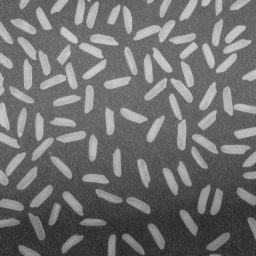
#> input picture LAB_04/rice.png, 256 x 256 px
$ jupyter execute 04_thresholding_hw.ipynb
#> lines starting #> are read from the running program, lines starting #| are printed output that depends on the picture; after the words box and inside, x2 and y2 are one past the last pixel; in counts of white or black regions, pixels touching at a corner belong together
# Binaryzacja

### Zadanie domowe - binaryzacja adaptacyjna w oknach z interpolacją.

Pokazana w ramach podstawowej części ćwiczenia binaryzacja adaptacyjna działa dobrze, ale jest dość złożona obliczeniowo (choć oczywiście należy mieć świadomość, że implementację można zoptymalizować i wyeliminować pewne powtarzające się obliczenia).
Zbliżone rozwiązanie można również realizować w nieco innym wariancie - w oknach.
Ogólna idea jest następująca: wejściowy obraz dzielimy na nienachodzące (rozłączne) okna - wygodnie jest założyć, że są one kwadratowe i o rozmiarze będącym potęgą liczby 2.
W każdym z okien obliczamy próg - niech to będzie średnia i stosujemy do binaryzacji lokalnej.
Jak nietrudno się domyślić efekt nie będzie dobry, gdyż na granicach okien wystąpią artefakty.
Aby je wyeliminować należy zastosować interpolację, co zostanie szczegółowo opisane poniżej.
Warto zaznaczyć, że podobny mechanizm interpolacji stosowany jest w poznanym wcześniej algorytmie CLAHE.
Zainteresowane osoby odsyłam do artykułu na [Wikipedii](https://en.wikipedia.org/wiki/Adaptive_histogram_equalization) oraz do artykułu o metodzie CLAHE - Zuiderveld, Karel. “Contrast Limited Adaptive Histograph Equalization.” Graphic Gems IV. San Diego: Academic Press Professional, 1994. 474–485.

Na początek zaimplementujemy wariant metody bez interpolacji:
1. Wczytaj obraz _rice.png_.
2. W dwóch pętlach `for`, dla okien o ustalonym wymiarze $W$ (potęga 2), oblicz średnią:
- pętle powinny mieć krok $W$,
- wynik (tj. średnie) należy zapisać w pomocniczej tablicy,
- przydatny operator to `//` - dzielenie całkowitoliczbowe (*floor division*).

3. W kolejnych dwóch pętlach `for` (tym razem o kroku 1) przeprowadź binaryzację z wyznaczonymi progami.
   Tu oczywiście należy się sprytnie odwołać do wyników z tablicy pomocniczej.
   Wyświetl wyniki - czy jest on poprawny?
   Podpowiedź - błędy lepiej widać dla mniejszego rozmiaru okna (np. 16 x 16).

[cell 1]
import cv2
import numpy as np
from matplotlib import pyplot as plt

rice = cv2.imread('rice.png', cv2.IMREAD_GRAYSCALE)
#> rice is the input picture: shape (256, 256); min 40, max 204, mean 111.4
bin_okna = np.zeros_like(rice)
rice_x, rice_y = rice.shape
#> rice_x = 256; rice_y = 256

w_size = 16
local_thrs = np.zeros((rice_x // w_size, rice_y // w_size))

for j in range(0, rice_x // w_size):
    j_2 = j * w_size
    for i in range(0, rice_y // w_size):
        i_2 = i * w_size
        local_image = rice[i_2:i_2 + w_size, j_2:j_2 + w_size]
        local_thrs[i, j] = np.mean(local_image)

for j in range(rice_x):
    for i in range(rice_y):
        bin_okna[i, j] = rice[i, j] > local_thrs[i // w_size, j // w_size]
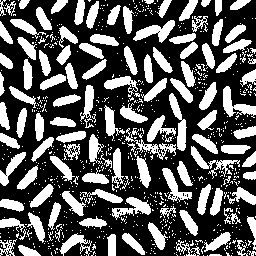
#> bin_okna: shape (256, 256); values 0 (black) and 1 (white), 35.5% white; 744 white regions (626 under 20 px), largest, box (x1, y1, x2, y2) and area: (223, 86, 256, 118) 427, (169, 93, 187, 151) 427, (133, 20, 175, 43) 425


fig, ax = plt.subplots(figsize=(5, 5))
ax.imshow(bin_okna, cmap='gray')
ax.axis('off')

4. Rozwiązaniem problemu artefaktów na obrazie jest zastosowanie interpolacji.
   Próg binaryzacji dla danego okna wyliczany jest na podstawie progów z sąsiednich okien.


   Koncepcja została przedstawiona na powyższym rysunku.
   Możliwe są 3 przypadki:
   - piksel leży w rogach obrazu (kolor czerwony) - wtedy za próg przyjmuje się wartość średniej obliczonej dla danego okna,
   - piksel leży na krawędzi obrazu (kolor zielony) - wtedy za próg przyjmuje się wartość obliczoną na podstawie średnich z dwóch sąsiednich okien,
   - piksel leży w środku (kolor fioletowy) - wtedy próg jest obliczany na podstawie 4 sąsiednich okien.

   Uwaga. Proszę zwrócić uwagę, że sprawa jest dość złożona.
   Obraz dzielimy na okna (dla nich liczymy średnią) i następnie każde z okien "wirtualnie" na cztery sub-okna (linie przerywane).
   To ułatwia znalezienie środków okien (czarne kwadraty), które są wykorzystywane w interpolacji.

5. Implementujemy interpolację.
   Potrzebujemy do tego znać progi (jeden, dwa lub cztery), ale dla przejrzystości obliczeń lepiej zawsze przyjąć cztery oraz odległości od rozważnego piksela do środka sąsiednich okien (też w ogólnym przypadku 4):
   - całość sprowadza się do określania pozycji piksela,
   - na początek rozważmy przypadek czterech narożników (kolor czerwony na rysunku) - trzeba napisać `if`, który je wyznaczy,
   - warto sprawdzić, czy nie popełniliśmy błędu i np. tymczasowo do obrazu wynikowego w tym miejscu przypisać wartość 255. Efekt powinien być taki, że widoczne będą tylko narożniki.
   - drugi przypadek do brzegi (kolor zielony) - postępujemy podobnie jak przy narożnikach, przy czym osobno wydzielamy brzegi pionowe i poziome. Tu też warto sobie obrazek "pokolorować".
   - na koniec wyznaczamy piksele w środku.
   - analizując poprawność proszę zwrócić uwagę na to, żeby nie było przerw pomiędzy obszarami.
   - mając podział możemy dla każdego z obszarów wyliczyć cztery progi ($t11, t12, t21, t22$):
        - dla narożników wartość ta będzie identyczna i wynosi po prostu `t11 =t[jT][iT]`, gdzie `iT=i//W` oraz `jT=j//W`.
          Uwaga. Proszę używać indeksów tymczasowych $jT,iT$, gdyż będą potrzebne w dalszych obliczeniach.
        - dla brzegów pionowych występują dwie wartości: okno bieżące i sąsiednie.
          Wyznaczenie współrzędnej poziomej jest proste (jak dla narożników).
          Nad współrzędną pionową trzeba się chwilę zastanowić - aby nie rozważać wielu przypadków można od bieżącej współrzędnej odjąć połowę rozmiaru okna i dopiero później wykonać dzielenie przez rozmiar okna.
          W ten sposób otrzymujemy indeks okna o mniejszej współrzędnej.
          Indeks drugiego uzyskamy dodając 1.
          Proszę się zastanowić dlaczego to działa - najlepiej to sobie rozrysować.
        - dla brzegów poziomych należy postąpić analogicznie,
        - obliczenia dla obszaru wewnątrz powinny być już oczywiste.
   - kolejny krok to wyliczenie odległości pomiędzy rozważanym pikselem, a czterema środkami.
     Przykładowo dla osi X wygląda to następująco: `dX1 = i - W/2 - iT*W` oraz `dX2 = (iT+1)*W - i-W/2`.
     Dla osi Y analogicznie.
     Ponownie proszę się zastanowić dlaczego to jest poprawne - najlepiej to sobie narysować.
   - ostatni krok to interpolacja dwuliniowa.
     Wykonamy ją w trzech krokach:
     - interpolacja w osi X dla dwóch górnych okien - sprowadza się ona do średniej ważonej pomiędzy wartościami $t11$ i $t12$, przy czym wagi to odpowiednio $dX2/W$ i $dX1/W$.
       Ponownie na podstawie rysunku proszę to przemyśleć.
     - interpolacja w osi X dla dolnych okien jest analogiczna,
     - interpolacja w osi Y również jest analogiczna, z tym, że wejściem są dwa wyniki interpolacji w poziomie.

6. "Kropka nad i" to oczywiście binaryzacja z wyznaczonym poprzez interpolację progiem - proszę dobrać rozmiar okna.
7. Na koniec proszę porównać na wspólnym rysunku poznane metody binaryzacji:
- Otsu,
- lokalna na podstawie średniej,
- lokalna Sauvoli,
- lokalna w oknach bez interpolacji,
- lokalna w oknach z interpolacją.

Proszę pod porównaniem, w osobnej sekcji *markdown*, krótko skomentować uzyskane wyniki.

[cell 2]
rice = cv2.imread('rice.png', cv2.IMREAD_GRAYSCALE)
bin_okna_inter = np.zeros_like(rice)
rice_y, rice_x = rice.shape

w_size = 16
half_w = w_size // 2

local_thrs = np.zeros((rice_x // w_size, rice_y // w_size))
thr_y, thr_x = local_thrs.shape
#> thr_y = 16; thr_x = 16

for j in range(0, rice_x // w_size):
    j_2 = j * w_size
    for i in range(0, rice_y // w_size):
        i_2 = i * w_size
        local_image = rice[i_2:i_2 + w_size, j_2:j_2 + w_size]
        local_thrs[i, j] = np.mean(local_image)

for i in range(rice_y):
    iT = i // w_size
    iT_u = iT - 1 if iT > 0 else 0
    iT_d = iT + 1 if iT < thr_y - 1 else thr_y - 1
    for j in range(rice_x):
        jT = j // w_size
        jT_l = jT - 1 if jT > 0 else 0
        jT_r = jT + 1 if jT < thr_x - 1 else thr_x - 1

        t11 = np.mean([local_thrs[iT, jT], local_thrs[iT_u, jT_l], local_thrs[iT, jT_l], local_thrs[iT_u, jT]])
        t12 = np.mean([local_thrs[iT, jT], local_thrs[iT_u, jT_r], local_thrs[iT, jT_r], local_thrs[iT_u, jT]])
        t21 = np.mean([local_thrs[iT, jT], local_thrs[iT_d, jT_l], local_thrs[iT, jT_l], local_thrs[iT_d, jT]])
        t22 = np.mean([local_thrs[iT, jT], local_thrs[iT_d, jT_r], local_thrs[iT, jT_r], local_thrs[iT_d, jT]])

        dX1 = j - (jT * w_size + half_w)
        dX2 = (jT + 1) * w_size + half_w - j
        dY1 = i - (iT * w_size + half_w)
        dY2 = (iT + 1) * w_size + half_w - i

        interpol_x1 = (t11 * dX2 + t12 * dX1) / (dX2 + dX1)
        interpol_x2 = (t21 * dX2 + t22 * dX1) / (dX2 + dX1)
        interpolated_thr = (interpol_x1 * dY2 + interpol_x2 * dY1) / (dY2 + dY1)

        bin_okna_inter[i, j] = rice[i, j] > interpolated_thr
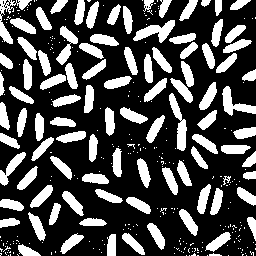
#> bin_okna_inter: shape (256, 256); values 0 (black) and 1 (white), 29.8% white; 322 white regions (227 under 20 px), largest, box (x1, y1, x2, y2) and area: (133, 20, 175, 43) 436, (169, 93, 187, 151) 434, (222, 86, 256, 116) 397

fig, ax = plt.subplots(figsize=(5, 5))
ax.imshow(bin_okna_inter, cmap='gray')
ax.axis('off')

[cell 3]
# KODY Z ZADANIA ROBIONEGO NA LABORATORIACH DO PORÓWNANIA METOD

def otsu(I):

    hist = cv2.calcHist([I], [0], None, [256], [0, 256])
#> hist = 256 values, max 1587 at index 104, min 0 at index 0, mean 256
    hist = np.squeeze(hist)
    hist = hist / sum(hist)
#> hist = 256 values, max 0.0242 at index 104, min 0 at index 0, mean 0.00391
    intensity_levels = np.arange(256)
    m_g = np.dot(intensity_levels, hist)
#> m_g = 111.4
    sigma_2_B = np.zeros(256)

    P_0 = 0
    m_k = 0

    for k in range(256):
        P_0 += hist[k]
        m_k += k * hist[k]

        if 0 < P_0 < 1:
            sigma_2_B[k] = ((m_g*P_0 - m_k)**2)/(P_0*(1-P_0))
        else:
            sigma_2_B[k] = 0
#> this loop made 256 passes
#> (P_0, m_k) on passes 1 to 3: (0, 0), (0, 0), (0, 0)
#> after the loop, P_0 = 1; m_k = 111.4; sigma_2_B = 256 values, max 1310.7 at index 131, min 0 at index 0, mean 535.8

    thr = np.argmax(sigma_2_B)
#> thr = 131

    binary_image = (I > thr).astype(np.uint8) * 255
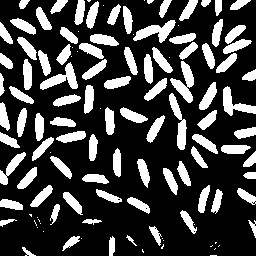
#> binary_image: shape (256, 256); 25.8% white; 121 white regions (30 under 20 px), largest, box (x1, y1, x2, y2) and area: (170, 61, 194, 103) 451, (133, 20, 176, 43) 437, (40, 62, 78, 90) 427

    return binary_image

def local_bin(image, window_size):
#> called with window_size = 16
    (X, Y) = image.shape
#> X = 256; Y = 256
    binary_image = np.zeros((X, Y), dtype=np.uint8)

    half_window = window_size // 2

    for j in range(half_window, Y-half_window):
        for i in range(half_window, X-half_window):
            local_image = image[i - half_window:i + half_window + 1, j - half_window: j + half_window + 1]
            local_thr = np.mean(local_image)
            binary_image[i, j] = 255 if image[i, j] > local_thr else 0
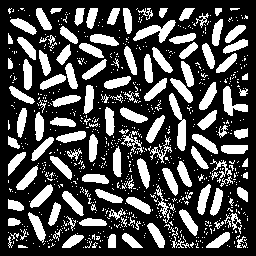
#> binary_image: shape (256, 256); 29.8% white; 780 white regions (654 under 20 px), largest, box (x1, y1, x2, y2) and area: (169, 93, 186, 151) 412, (133, 20, 176, 43) 411, (223, 86, 248, 116) 325

    return binary_image

def local_bin_SP(image, window_size, k=0.15, R=128):
#> called with window_size = 16, k = 0.15, R = 128
    (X, Y) = image.shape
#> X = 256; Y = 256
    binary_image = np.zeros((X, Y), dtype=np.uint8)

    half_window = window_size // 2

    for i in range(half_window, X - half_window):
        for j in range(half_window, Y - half_window):
            local_image = image[i - half_window:i + half_window + 1, j - half_window: j + half_window + 1]
            local_mean = np.mean(local_image)
            local_std = np.std(local_image)
            local_thr = local_mean * (1 - k * ((local_std / R) - 1)) if local_std > 0 else local_mean
            binary_image[i, j] = 255 if image[i, j] > local_thr else 0
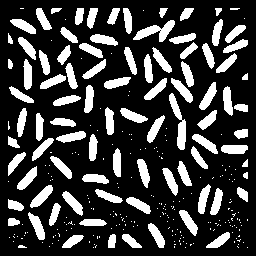
#> binary_image: shape (256, 256); 23.4% white; 282 white regions (193 under 20 px), largest, box (x1, y1, x2, y2) and area: (169, 93, 186, 150) 393, (133, 20, 175, 42) 385, (30, 185, 53, 208) 237

    return binary_image

[cell 4]
fig, ax = plt.subplots(2, 3, figsize=(15, 10))

ax[0, 0].imshow(rice, cmap='gray')
ax[0, 0].axis('off')
ax[0, 0].set_title('Obraz orginalny')

ax[0, 1].imshow(bin_okna, cmap='gray')
ax[0, 1].axis('off')
ax[0, 1].set_title('lokalna w oknach')

ax[0, 2].imshow(bin_okna_inter, cmap='gray')
ax[0, 2].axis('off')
ax[0, 2].set_title('lokalna w oknach z interpolacją')

bin_otsu = otsu(rice)
ax[1, 0].imshow(bin_otsu, cmap='gray')
ax[1, 0].axis('off')
ax[1, 0].set_title('Otsu')

bin_local = local_bin(rice, 16)
ax[1, 1].imshow(bin_local, cmap='gray')
ax[1, 1].axis('off')
ax[1, 1].set_title('Local')

bin_local_SP = local_bin_SP(rice, 16)
ax[1, 2].imshow(bin_local_SP, cmap='gray')
ax[1, 2].axis('off')
ax[1, 2].set_title('Local Sauvoli')

$ run again, with LAB_04/catalogue.png copied over LAB_04/rice.png
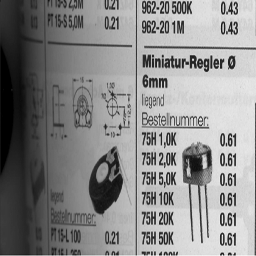
#> input picture LAB_04/catalogue.png, 256 x 256 px
#> rice is the input picture: shape (256, 256); min 0, max 251, mean 138
#> after the loop `for j in range(rice_x):`:
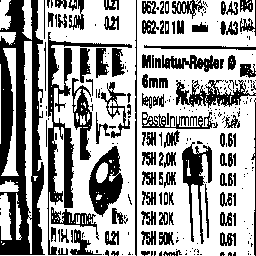
#> bin_okna: shape (256, 256); values 0 (black) and 1 (white), 63.2% white; 270 black regions (167 under 20 px), largest, box (x1, y1, x2, y2) and area: (0, 0, 45, 255) 6496, (47, 32, 132, 255) 2555, (89, 146, 123, 217) 1302
#> in otsu, `hist = cv2.calcHist([I], [0], None, [256], [0, 256])`: hist = 256 values, max 1009 at index 0, min 0 at index 243, mean 256
#> in otsu, `hist = hist / sum(hist)`: hist = 256 values, max 0.0154 at index 0, min 0 at index 243, mean 0.00391
#> m_g = 138
#> the loop in otsu, `for k in range(256):` made 256 passes
#> (P_0, m_k) on passes 1 to 3: (0.0154, 0), (0.0156, 0.000244), (0.0159, 0.000671)
#> after the loop in otsu, `for k in range(256):`: P_0 = 1; m_k = 138; sigma_2_B = 256 values, max 3771.9 at index 128, min 0 at index 251, mean 2237.4
#> thr = 128
#> after the loop in local_bin_SP, `for i in range(half_window, X - half_window):`:
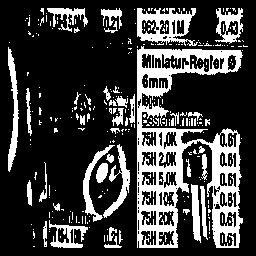
#> binary_image: shape (256, 256); 24.6% white; 310 white regions (269 under 20 px), largest, box (x1, y1, x2, y2) and area: (137, 46, 243, 248) 8244, (137, 8, 198, 46) 1129, (8, 47, 19, 172) 630

$ run again, with LAB_04/coins.png copied over LAB_04/rice.png
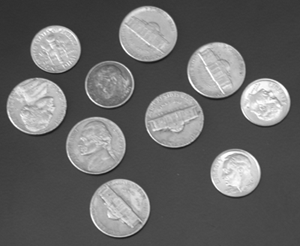
#> input picture LAB_04/coins.png, 300 x 246 px
#> rice is the input picture: shape (246, 300); min 23, max 255, mean 103
#> in otsu, `hist = cv2.calcHist([I], [0], None, [256], [0, 256])`: hist = 256 values, max 4264 at index 73, min 0 at index 0, mean 288.3
#> in otsu, `hist = hist / sum(hist)`: hist = 256 values, max 0.0578 at index 73, min 0 at index 0, mean 0.00391
#> m_g = 103
#> the loop in otsu, `for k in range(256):` made 256 passes
#> (P_0, m_k) on passes 1 to 3: (0, 0), (0, 0), (0, 0)
#> after the loop in otsu, `for k in range(256):`: P_0 = 1; m_k = 103; sigma_2_B = 256 values, max 2863.6 at index 126, min 0 at index 0, mean 1378.3
#> thr = 126
#> after the loop in local_bin, `for j in range(half_window, Y-half_window):`:
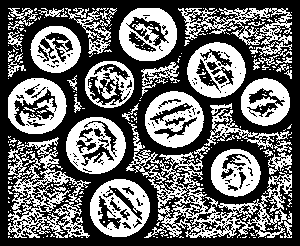
#> binary_image: shape (246, 300); 41.7% white; 257 white regions (219 under 20 px), largest, box (x1, y1, x2, y2) and area: (126, 122, 292, 238) 4259, (8, 137, 91, 238) 3118, (145, 91, 204, 148) 2036
#> after the loop in local_bin_SP, `for i in range(half_window, X - half_window):`:
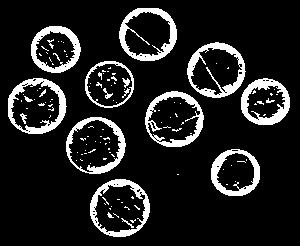
#> binary_image: shape (246, 300); 12.7% white; 121 white regions (101 under 20 px), largest, box (x1, y1, x2, y2) and area: (187, 42, 246, 98) 1000, (119, 8, 177, 61) 993, (8, 78, 67, 134) 980
